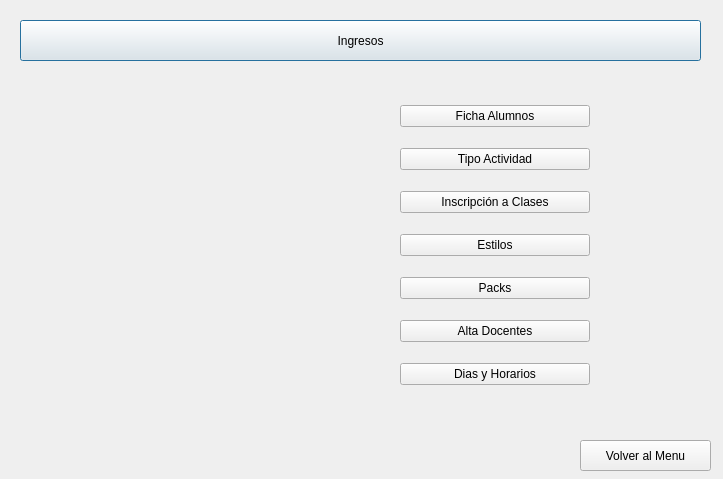
<?xml version="1.0" encoding="UTF-8"?>
<ui version="4.0">
 <class>DialogAltas</class>
 <widget class="QDialog" name="DialogAltas">
  <property name="geometry">
   <rect>
    <x>0</x>
    <y>0</y>
    <width>723</width>
    <height>479</height>
   </rect>
  </property>
  <property name="windowTitle">
   <string>Carga de Datos</string>
  </property>
  <property name="windowIcon">
   <iconset>
    <activeon>:/icons/pix/oxygen/48x48/actions/resource-calendar-insert.png</activeon>
   </iconset>
  </property>
  <widget class="QPushButton" name="pushButton">
   <property name="geometry">
    <rect>
     <x>20</x>
     <y>20</y>
     <width>681</width>
     <height>41</height>
    </rect>
   </property>
   <property name="text">
    <string>Ingresos</string>
   </property>
   <property name="icon">
    <iconset>
     <activeon>:/icons/pix/oxygen/48x48/actions/resource-calendar-insert.png</activeon>
    </iconset>
   </property>
   <property name="iconSize">
    <size>
     <width>32</width>
     <height>32</height>
    </size>
   </property>
  </widget>
  <widget class="QLabel" name="label">
   <property name="geometry">
    <rect>
     <x>130</x>
     <y>110</y>
     <width>191</width>
     <height>281</height>
    </rect>
   </property>
   <property name="text">
    <string/>
   </property>
   <property name="pixmap">
    <pixmap resource="icons.qrc">:/icons/pix/oxygen/breaktime.jpg</pixmap>
   </property>
   <property name="scaledContents">
    <bool>true</bool>
   </property>
  </widget>
  <widget class="QPushButton" name="salir">
   <property name="geometry">
    <rect>
     <x>580</x>
     <y>440</y>
     <width>131</width>
     <height>31</height>
    </rect>
   </property>
   <property name="text">
    <string>Volver al Menu</string>
   </property>
   <property name="icon">
    <iconset>
     <activeon>:/icons/pix/oxygen/48x48/actions/go-first-view.png</activeon>
    </iconset>
   </property>
   <property name="iconSize">
    <size>
     <width>22</width>
     <height>22</height>
    </size>
   </property>
  </widget>
  <widget class="QWidget" name="layoutWidget">
   <property name="geometry">
    <rect>
     <x>400</x>
     <y>90</y>
     <width>190</width>
     <height>313</height>
    </rect>
   </property>
   <layout class="QVBoxLayout" name="verticalLayout">
    <item>
     <widget class="QPushButton" name="pushButton_2">
      <property name="cursor">
       <cursorShape>ArrowCursor</cursorShape>
      </property>
      <property name="mouseTracking">
       <bool>false</bool>
      </property>
      <property name="acceptDrops">
       <bool>false</bool>
      </property>
      <property name="toolTip">
       <string/>
      </property>
      <property name="whatsThis">
       <string/>
      </property>
      <property name="accessibleName">
       <string/>
      </property>
      <property name="accessibleDescription">
       <string/>
      </property>
      <property name="text">
       <string>Ficha Alumnos</string>
      </property>
      <property name="icon">
       <iconset>
        <activeon>:/icons/pix/oxygen/48x48/apps/preferences-contact-list.png</activeon>
       </iconset>
      </property>
      <property name="iconSize">
       <size>
        <width>32</width>
        <height>32</height>
       </size>
      </property>
      <property name="shortcut">
       <string/>
      </property>
     </widget>
    </item>
    <item>
     <widget class="QPushButton" name="pushButton_7">
      <property name="text">
       <string>Tipo Actividad</string>
      </property>
      <property name="icon">
       <iconset>
        <activeon>:/icons/pix/oxygen/48x48/actions/bookmark-new.png</activeon>
       </iconset>
      </property>
      <property name="iconSize">
       <size>
        <width>32</width>
        <height>32</height>
       </size>
      </property>
     </widget>
    </item>
    <item>
     <widget class="QPushButton" name="pushButton_3">
      <property name="text">
       <string>Inscripción a Clases</string>
      </property>
      <property name="icon">
       <iconset>
        <activeon>:/icons/pix/oxygen/48x48/categories/applications-education.png</activeon>
       </iconset>
      </property>
      <property name="iconSize">
       <size>
        <width>32</width>
        <height>32</height>
       </size>
      </property>
     </widget>
    </item>
    <item>
     <widget class="QPushButton" name="pushButton_4">
      <property name="text">
       <string>Estilos</string>
      </property>
      <property name="icon">
       <iconset>
        <activeon>:/icons/pix/oxygen/48x48/categories/applications-graphics.png</activeon>
       </iconset>
      </property>
      <property name="iconSize">
       <size>
        <width>32</width>
        <height>32</height>
       </size>
      </property>
     </widget>
    </item>
    <item>
     <widget class="QPushButton" name="pushButton_5">
      <property name="text">
       <string>Packs</string>
      </property>
      <property name="icon">
       <iconset>
        <activeon>:/icons/pix/oxygen/48x48/places/folder-tar.png</activeon>
       </iconset>
      </property>
      <property name="iconSize">
       <size>
        <width>32</width>
        <height>32</height>
       </size>
      </property>
     </widget>
    </item>
    <item>
     <widget class="QPushButton" name="pushButton_6">
      <property name="text">
       <string>Alta Docentes</string>
      </property>
      <property name="icon">
       <iconset>
        <activeon>:/icons/pix/oxygen/48x48/actions/list-resource-add.png</activeon>
       </iconset>
      </property>
      <property name="iconSize">
       <size>
        <width>32</width>
        <height>32</height>
       </size>
      </property>
     </widget>
    </item>
    <item>
     <widget class="QPushButton" name="diasHorarios">
      <property name="text">
       <string>Dias y Horarios</string>
      </property>
      <property name="icon">
       <iconset>
        <activeon>:/icons/pix/oxygen/48x48/actions/view-calendar-month.png</activeon>
       </iconset>
      </property>
      <property name="iconSize">
       <size>
        <width>32</width>
        <height>32</height>
       </size>
      </property>
     </widget>
    </item>
   </layout>
  </widget>
 </widget>
 <resources>
  <include location="icons.qrc"/>
 </resources>
 <connections/>
</ui>
